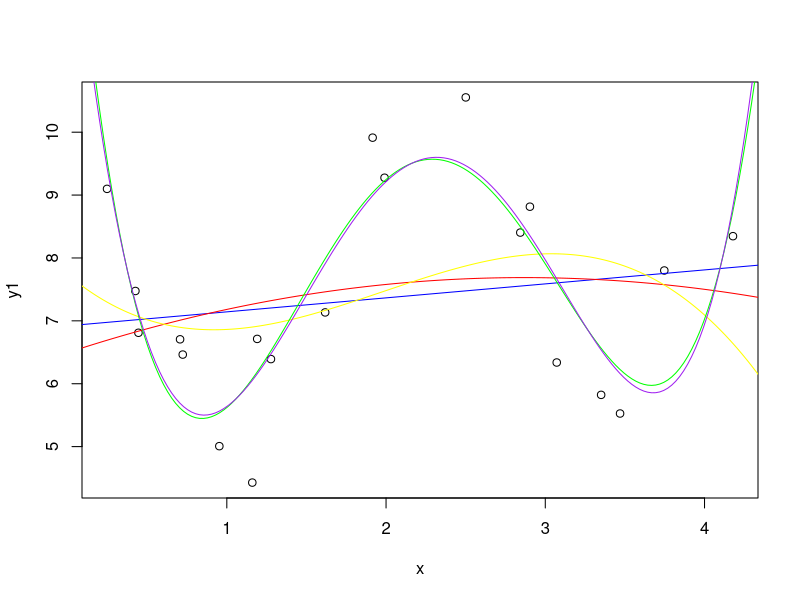
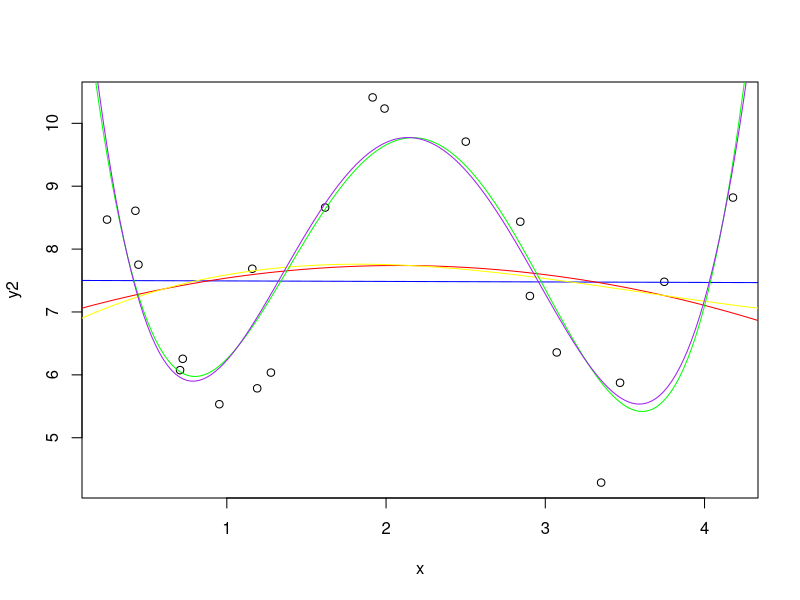
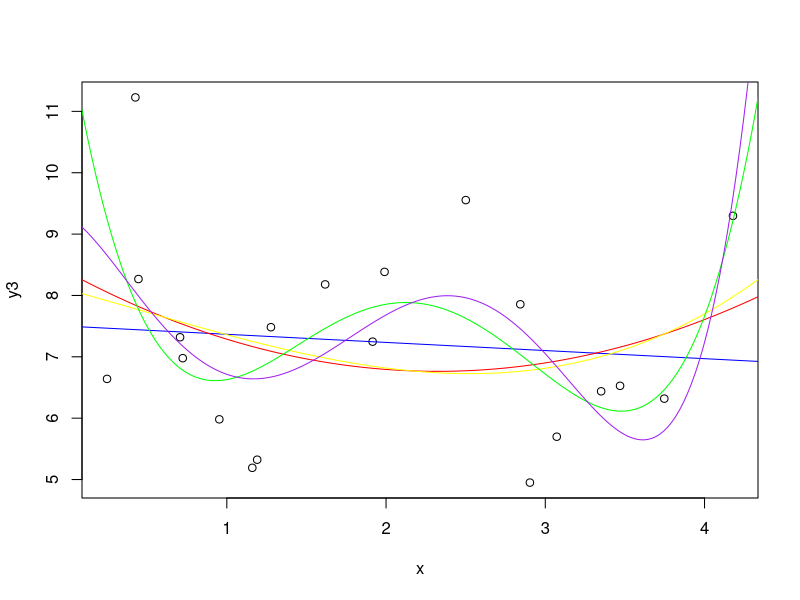
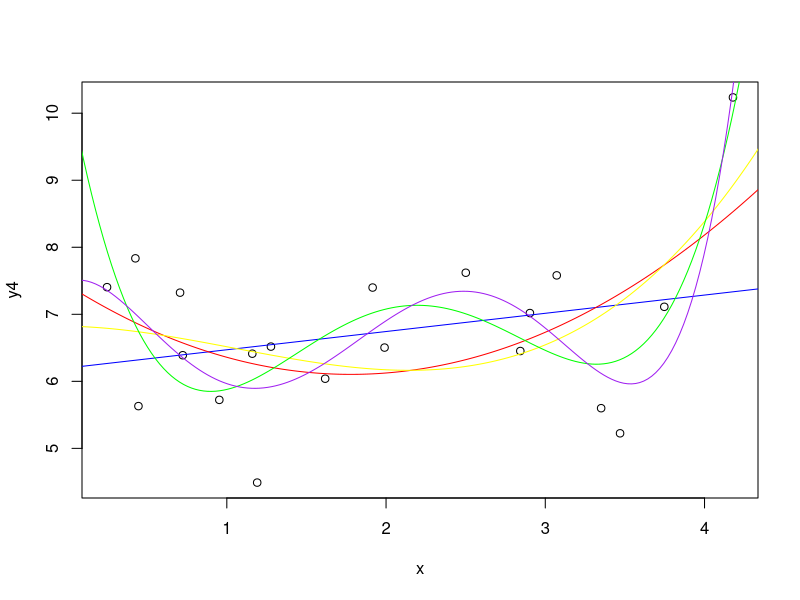
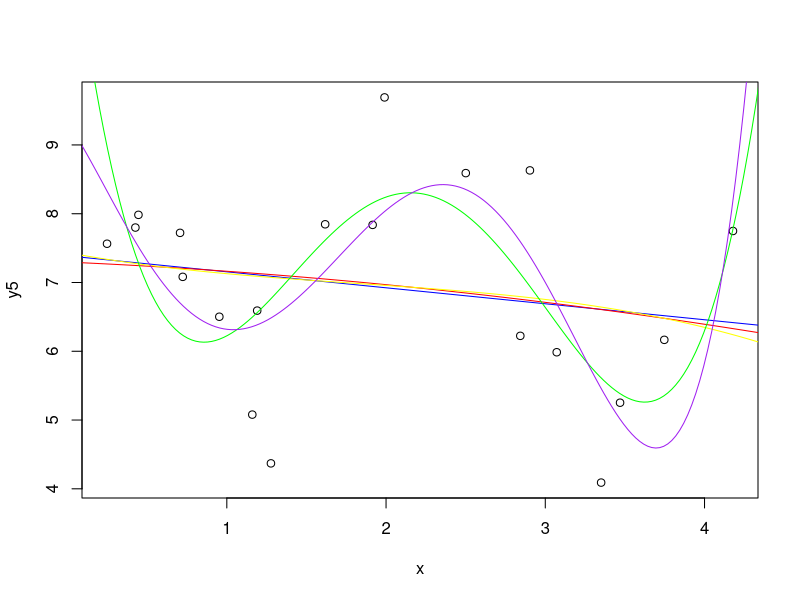
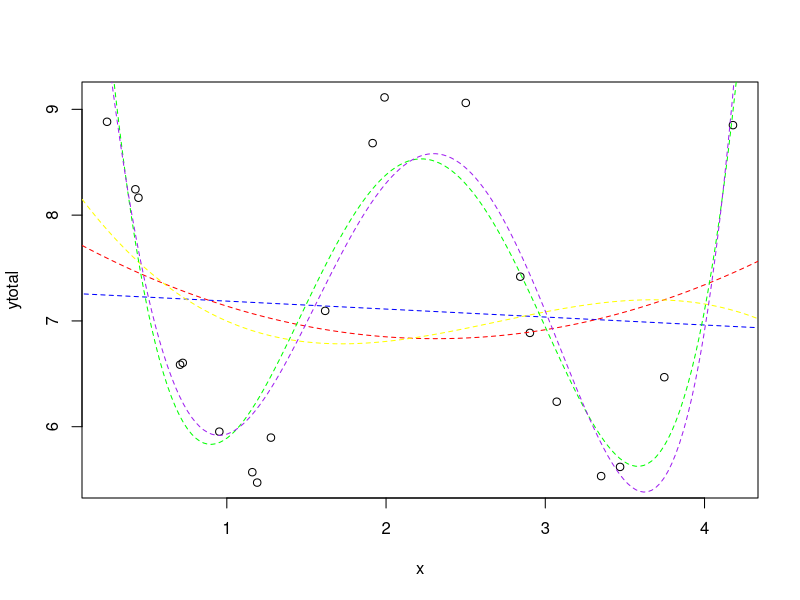

Recreate these plots in R, in order.
myfct <- function(x1) {
	noise <- rnorm(1,0,1)
	retVal <- 2 * cos(2.8 * x1) + 7.5 + noise
	return(retVal)
}

x <- runif(20,0,5)
x <- sort(x, decreasing = FALSE)
y <- vector(,2000)
y1 <- vector(,20)
y2 <- vector(,20)
y3 <- vector(,20)
y4 <- vector(,20)
y5 <- vector(,20)

ytotal <- vector(,20)

i <- 1
j <- 1

while ( j <= 100) {
	i <- 1
	while(i <= 20) {
		index <- i + (j-1) * 20
		y[index] <- myfct(x[i])
		ytotal[i] <- ytotal[i] + y[i]
		if (j == 1){
			y1[i] <- y[i]
		}
		if (j == 2){
			y2[i] <- y[i + 20]
		}
		if (j == 3){
			y3[i] <- y[i + 40]
		}
		if (j == 4){
			y4[i] <- y[i + 60]
		}
		if (j == 5){
			y5[i] <- y[i + 80]
		}
		i <- i + 1
	}
	j <- j + 1
}
k <- 1
while(k <= 20) {
	ytotal[i] <- ytotal[i] / 20
	k <- k + 1
}

lm1 = lm(y1~x)
lm2 = lm(y1~x+I(x^2))

myfct <- function(x1) {
	noise <- rnorm(1,0,1)
	retVal <- 2 * cos(2.8 * x1) + 7.5 + noise
	return(retVal)
}

x <- runif(20,0,5)
x <- sort(x, decreasing = FALSE)
y <- vector(,2000)
y1 <- vector(,20)
y2 <- vector(,20)
y3 <- vector(,20)
y4 <- vector(,20)
y5 <- vector(,20)

ytotal <- vector(,20)

i <- 1
j <- 1

while ( j <= 100) {
	i <- 1
	while(i <= 20) {
		index <- i + (j-1) * 20
		y[index] <- myfct(x[i])
		ytotal[i] <- ytotal[i] + y[index]
		if (j == 1){
			y1[i] <- y[i]
		}
		if (j == 2){
			y2[i] <- y[i + 20]
		}
		if (j == 3){
			y3[i] <- y[i + 40]
		}
		if (j == 4){
			y4[i] <- y[i + 60]
		}
		if (j == 5){
			y5[i] <- y[i + 80]
		}
		i <- i + 1
	}
	j <- j + 1
}
k <- 1
while(k <= 20) {
	ytotal[k] <- ytotal[k] / 100
	k <- k + 1
}
dev.new()
plot(x,y1)
xplot=seq(0,5,length=200)
xplot2=seq(0,5,length=200)
xplot3=seq(0,5,length=200)
xplot4=seq(0,5,length=200)
xplot5=seq(0,5,length=200)
xplot6=seq(0,5,length=200)


lm1 = lm(y1~x)
lm2 = lm(y1~x+I(x^2))
lm3 = lm(y1~x+I(x^2)+I(x^3))
lm4 = lm(y1~x+I(x^2)+I(x^3)+I(x^4))
lm5 = lm(y1~x+I(x^2)+I(x^3)+I(x^4)+I(x^5))

l2m1 = lm(y2~x)
l2m2 = lm(y2~x+I(x^2))
l2m3 = lm(y2~x+I(x^2)+I(x^3))
l2m4 = lm(y2~x+I(x^2)+I(x^3)+I(x^4))
l2m5 = lm(y2~x+I(x^2)+I(x^3)+I(x^4)+I(x^5))

l3m1 = lm(y3~x)
l3m2 = lm(y3~x+I(x^2))
l3m3 = lm(y3~x+I(x^2)+I(x^3))
l3m4 = lm(y3~x+I(x^2)+I(x^3)+I(x^4))
l3m5 = lm(y3~x+I(x^2)+I(x^3)+I(x^4)+I(x^5))

l4m1 = lm(y4~x)
l4m2 = lm(y4~x+I(x^2))
l4m3 = lm(y4~x+I(x^2)+I(x^3))
l4m4 = lm(y4~x+I(x^2)+I(x^3)+I(x^4))
l4m5 = lm(y4~x+I(x^2)+I(x^3)+I(x^4)+I(x^5))

l5m1 = lm(y5~x)
l5m2 = lm(y5~x+I(x^2))
l5m3 = lm(y5~x+I(x^2)+I(x^3))
l5m4 = lm(y5~x+I(x^2)+I(x^3)+I(x^4))
l5m5 = lm(y5~x+I(x^2)+I(x^3)+I(x^4)+I(x^5))

average1 = lm(ytotal~x)
average2 = lm(ytotal~x+I(x^2))
average3 = lm(ytotal~x+I(x^2)+I(x^3))
average4 = lm(ytotal~x+I(x^2)+I(x^3)+I(x^4))
average5 = lm(ytotal~x+I(x^2)+I(x^3)+I(x^4)+I(x^5)) 

lines(xplot,predict(lm1,newdata=data.frame(x=xplot)), col="blue")
lines(xplot,predict(lm2,newdata=data.frame(x=xplot)), col="red")
lines(xplot,predict(lm3,newdata=data.frame(x=xplot)), col="yellow")
lines(xplot,predict(lm4,newdata=data.frame(x=xplot)), col="green")
lines(xplot,predict(lm5,newdata=data.frame(x=xplot)), col="purple")

dev.new()
plot(x,y2)
lines(xplot2,predict(l2m1,newdata=data.frame(x=xplot2)), col="blue")
lines(xplot2,predict(l2m2,newdata=data.frame(x=xplot2)), col="red")
lines(xplot2,predict(l2m3,newdata=data.frame(x=xplot2)), col="yellow")
lines(xplot2,predict(l2m4,newdata=data.frame(x=xplot2)), col="green")
lines(xplot2,predict(l2m5,newdata=data.frame(x=xplot2)), col="purple")

dev.new()
plot(x,y3)
lines(xplot3,predict(l3m1,newdata=data.frame(x=xplot3)), col="blue")
lines(xplot3,predict(l3m2,newdata=data.frame(x=xplot3)), col="red")
lines(xplot3,predict(l3m3,newdata=data.frame(x=xplot3)), col="yellow")
lines(xplot3,predict(l3m4,newdata=data.frame(x=xplot3)), col="green")
lines(xplot3,predict(l3m5,newdata=data.frame(x=xplot3)), col="purple")

dev.new()
plot(x,y4)
lines(xplot4,predict(l4m1,newdata=data.frame(x=xplot4)), col="blue")
lines(xplot4,predict(l4m2,newdata=data.frame(x=xplot4)), col="red")
lines(xplot4,predict(l4m3,newdata=data.frame(x=xplot4)), col="yellow")
lines(xplot4,predict(l4m4,newdata=data.frame(x=xplot4)), col="green")
lines(xplot4,predict(l4m5,newdata=data.frame(x=xplot4)), col="purple")

dev.new()
plot(x,y5)
lines(xplot5,predict(l5m1,newdata=data.frame(x=xplot5)), col="blue")
lines(xplot5,predict(l5m2,newdata=data.frame(x=xplot5)), col="red")
lines(xplot5,predict(l5m3,newdata=data.frame(x=xplot5)), col="yellow")
lines(xplot5,predict(l5m4,newdata=data.frame(x=xplot5)), col="green")
lines(xplot5,predict(l5m5,newdata=data.frame(x=xplot5)), col="purple")

dev.new()
plot(x,ytotal)
lines(xplot6,predict(average1,newdata=data.frame(x=xplot6)), col="blue", lty=2)
lines(xplot6,predict(average2,newdata=data.frame(x=xplot6)), col="red", lty=2)
lines(xplot6,predict(average3,newdata=data.frame(x=xplot6)), col="yellow", lty=2)
lines(xplot6,predict(average4,newdata=data.frame(x=xplot6)), col="green", lty=2)
lines(xplot6,predict(average5,newdata=data.frame(x=xplot6)), col="purple", lty=2)







